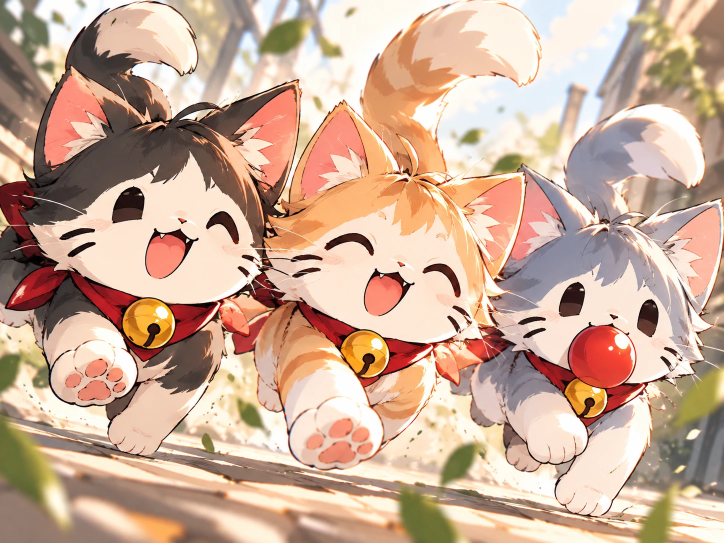
#> input picture assets-src/survivor/cats/story_1.webp, 1448 x 1086 px (shown at 1/2 size)
$ python -i colony_assets_lib.py   (imports and definitions only)
#> lines starting #> are read from the running program, lines starting #| are printed output that depends on the picture; after the words box and inside, x2 and y2 are one past the last pixel; in counts of white or black regions, pixels touching at a corner belong together
"""Shared helpers for building Mano Colony game assets from the original sheets."""
import numpy as np
from PIL import Image
from scipy import ndimage

ALPHA_CUT = 128   # source sprites are ~250 alpha inside and full of 1–60 alpha noise
MIN_PX = 150      # specks smaller than this (in source px) are dropped


# [82 lines left out: functions clean, cells, cut, resize, head_x, pack, not called in this run]


# ── v2 sheets: keep soft edges, drop only the background noise ──────────────

def clean_soft(path, core=200, min_core=60, band=3, floor=24):
    """Separate the drawing from the noisy background without hardening it.

    core      pixels this opaque are the inside of a drawing
    min_core  solid specks smaller than this are noise, not drawing
    band      px around the solid inside where soft edges / thin lines live
    floor     inside the band, fainter pixels than this are noise

    Inside stays as drawn (near-opaque interior → fully opaque); the soft
    edge keeps its own alpha but takes the colour of the nearest solid pixel,
    which removes the coloured fringe without eroding thin outlines.
    """
#> called with path = '../assets-src/survivor/cats/story_1.webp', core = 200, min_core = 60, band = 3, floor = 24
    a = np.array(Image.open(path).convert('RGBA'))
    al = a[..., 3].astype(int)
#> al: shape (1086, 1448) int64; every value is 255
    solid = al >= core
#> solid: shape (1086, 1448) bool; every value is 1
    lab, n = ndimage.label(solid, structure=np.ones((3, 3)))
#> lab: shape (1086, 1448) int32; every value is 1
#> n = 1
    sizes = ndimage.sum(solid, lab, range(1, n + 1))
#> sizes = [1572528]
    keep = np.zeros(n + 1, bool)
#> keep = [False, False]
    keep[1:] = sizes >= min_core
    solid = keep[lab]
    near = ndimage.binary_dilation(solid, iterations=band)
    edge = near & ~solid & (al >= floor)
#> edge: shape (1086, 1448) bool; every value is 0
    # colour of the nearest solid pixel for every edge pixel
    _, (iy, ix) = ndimage.distance_transform_edt(~solid, return_indices=True)
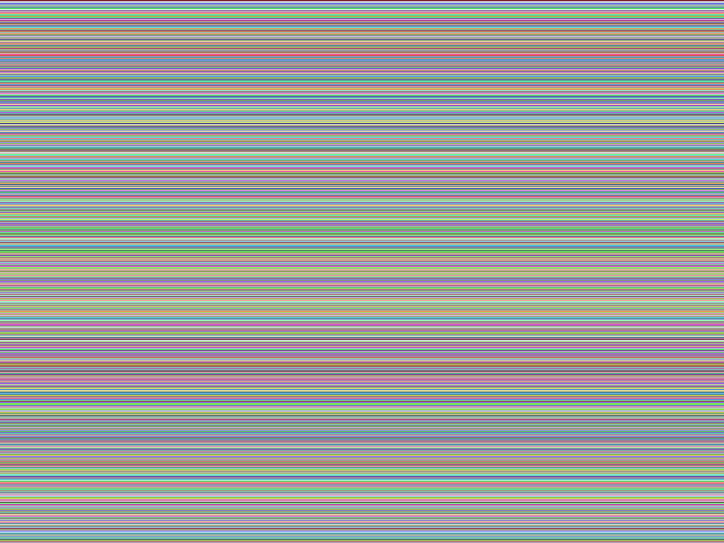
#> iy: shape (1086, 1448) int32 (shown at 1/2 size); 1086 distinct labels, from 0 to 1085; one colour per label, 0 black
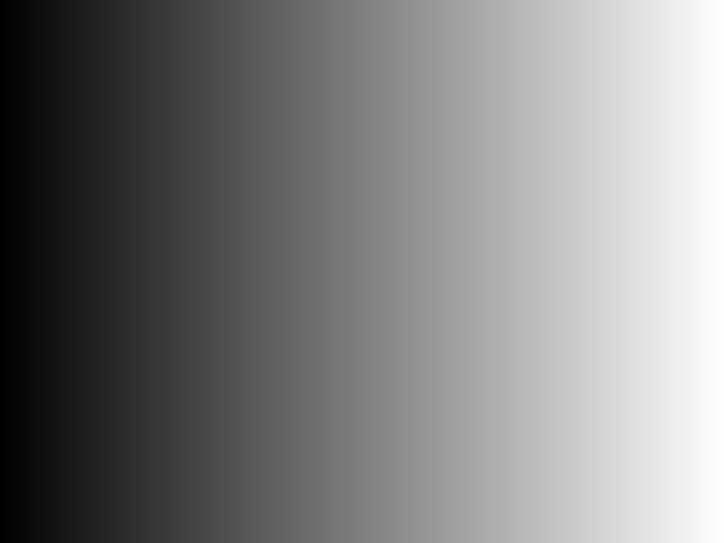
#> ix: shape (1086, 1448) int32 (shown at 1/2 size); min 0, max 1447, mean 723.5; drawn with min black and max white
    out = np.zeros_like(a)
    out[solid] = a[solid]
    out[solid, 3] = np.where(al[solid] >= 235, 255, al[solid])
    out[edge, :3] = a[iy[edge], ix[edge], :3]
    out[edge, 3] = al[edge]
    return out


# ── play sheets: frames placed by eye, not on an exact grid ─────────────────

# [90 lines left out: functions _bands, _cut_near, segment, head_width, split_pair, body, not called in this run]

>>> result = clean_soft('../assets-src/survivor/cats/story_1.webp')

$ run again, on assets-src/survivor/cats/story_3.webp
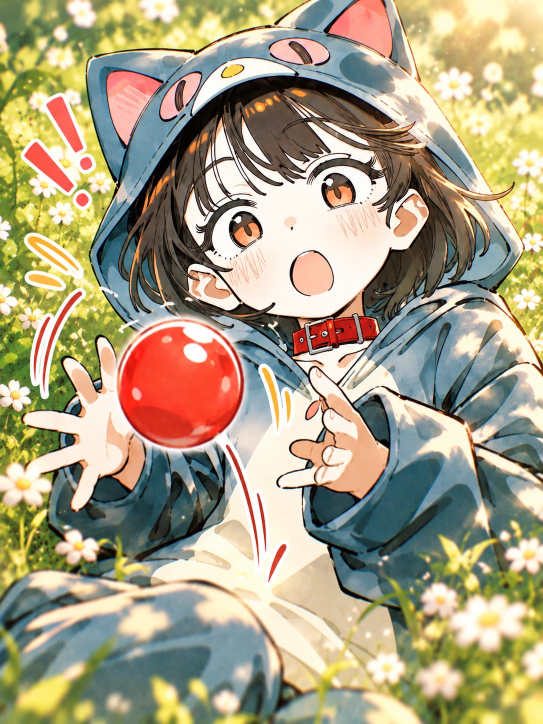
#> input picture assets-src/survivor/cats/story_3.webp, 1086 x 1448 px (shown at 1/2 size)
#> al: shape (1448, 1086) int64; every value is 255
#> solid: shape (1448, 1086) bool; every value is 1
#> lab: shape (1448, 1086) int32; every value is 1
#> n = 1
#> sizes = [1572528]
#> edge: shape (1448, 1086) bool; every value is 0
#> in clean_soft, `_, (iy, ix) = ndimage.distance_transform_edt(~solid, return_indices=Tr..`:
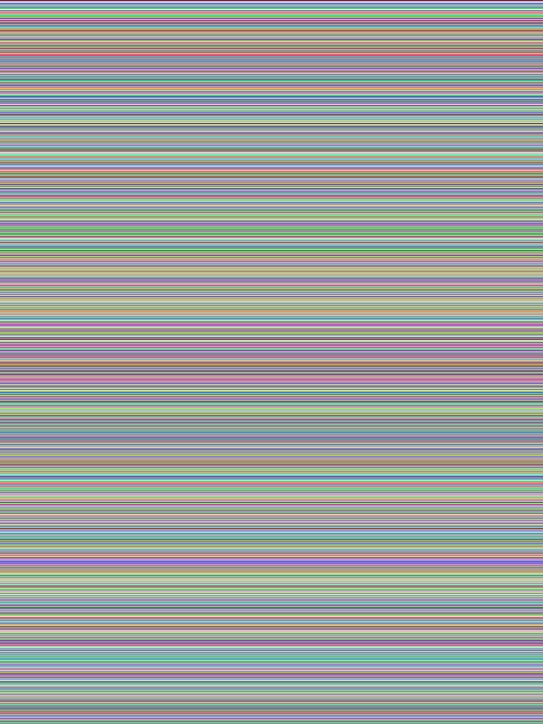
#> iy: shape (1448, 1086) int32 (shown at 1/2 size); 1448 distinct labels, from 0 to 1447; one colour per label, 0 black
